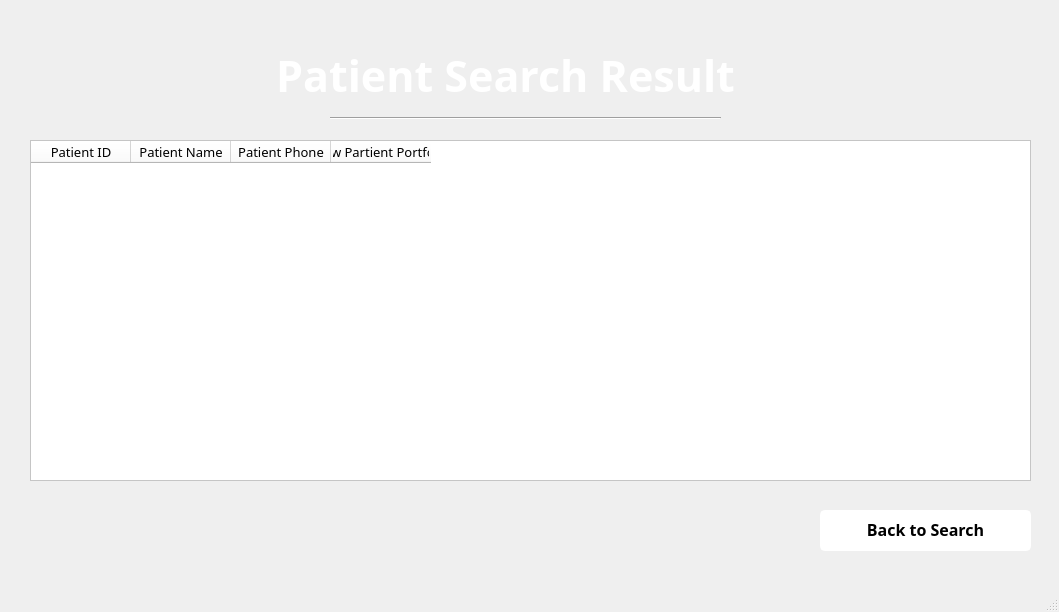
<?xml version="1.0" encoding="UTF-8"?>
<ui version="4.0">
 <class>MainWindow</class>
 <widget class="QMainWindow" name="MainWindow">
  <property name="geometry">
   <rect>
    <x>0</x>
    <y>0</y>
    <width>1059</width>
    <height>612</height>
   </rect>
  </property>
  <property name="windowTitle">
   <string>MainWindow</string>
  </property>
  <property name="styleSheet">
   <string notr="true"/>
  </property>
  <widget class="QWidget" name="centralwidget">
   <widget class="QLabel" name="label_3">
    <property name="geometry">
     <rect>
      <x>220</x>
      <y>40</y>
      <width>571</width>
      <height>71</height>
     </rect>
    </property>
    <property name="font">
     <font>
      <family>Raleway</family>
      <pointsize>32</pointsize>
      <weight>75</weight>
      <italic>false</italic>
      <bold>true</bold>
     </font>
    </property>
    <property name="styleSheet">
     <string notr="true">color: white;</string>
    </property>
    <property name="text">
     <string>Patient Search Result</string>
    </property>
    <property name="alignment">
     <set>Qt::AlignCenter</set>
    </property>
   </widget>
   <widget class="QLabel" name="login_heroImage">
    <property name="geometry">
     <rect>
      <x>0</x>
      <y>0</y>
      <width>1061</width>
      <height>600</height>
     </rect>
    </property>
    <property name="styleSheet">
     <string notr="true">background-image: url(:/Assets/assets/SearchResult.png);</string>
    </property>
    <property name="text">
     <string/>
    </property>
   </widget>
   <widget class="QTableWidget" name="borrowTable">
    <property name="geometry">
     <rect>
      <x>30</x>
      <y>140</y>
      <width>1001</width>
      <height>341</height>
     </rect>
    </property>
    <property name="styleSheet">
     <string notr="true">background-color: white;
color: black;</string>
    </property>
    <property name="frameShadow">
     <enum>QFrame::Sunken</enum>
    </property>
    <property name="midLineWidth">
     <number>0</number>
    </property>
    <property name="sizeAdjustPolicy">
     <enum>QAbstractScrollArea::AdjustIgnored</enum>
    </property>
    <property name="editTriggers">
     <set>QAbstractItemView::NoEditTriggers</set>
    </property>
    <property name="tabKeyNavigation">
     <bool>true</bool>
    </property>
    <property name="alternatingRowColors">
     <bool>false</bool>
    </property>
    <property name="selectionBehavior">
     <enum>QAbstractItemView::SelectRows</enum>
    </property>
    <property name="showGrid">
     <bool>true</bool>
    </property>
    <property name="gridStyle">
     <enum>Qt::SolidLine</enum>
    </property>
    <property name="sortingEnabled">
     <bool>false</bool>
    </property>
    <attribute name="horizontalHeaderCascadingSectionResizes">
     <bool>false</bool>
    </attribute>
    <attribute name="horizontalHeaderHighlightSections">
     <bool>true</bool>
    </attribute>
    <column>
     <property name="text">
      <string>Patient ID</string>
     </property>
     <property name="font">
      <font>
       <family>Raleway</family>
       <pointsize>10</pointsize>
      </font>
     </property>
     <property name="textAlignment">
      <set>AlignCenter</set>
     </property>
    </column>
    <column>
     <property name="text">
      <string>Patient Name</string>
     </property>
     <property name="font">
      <font>
       <family>Raleway</family>
       <pointsize>10</pointsize>
      </font>
     </property>
     <property name="textAlignment">
      <set>AlignCenter</set>
     </property>
    </column>
    <column>
     <property name="text">
      <string>Patient Phone</string>
     </property>
     <property name="font">
      <font>
       <family>Raleway</family>
       <pointsize>10</pointsize>
      </font>
     </property>
     <property name="textAlignment">
      <set>AlignCenter</set>
     </property>
    </column>
    <column>
     <property name="text">
      <string>View Partient Portfolio</string>
     </property>
     <property name="font">
      <font>
       <family>Raleway</family>
       <pointsize>10</pointsize>
      </font>
     </property>
     <property name="textAlignment">
      <set>AlignCenter</set>
     </property>
    </column>
   </widget>
   <widget class="Line" name="line_2">
    <property name="geometry">
     <rect>
      <x>330</x>
      <y>110</y>
      <width>391</width>
      <height>16</height>
     </rect>
    </property>
    <property name="orientation">
     <enum>Qt::Horizontal</enum>
    </property>
   </widget>
   <widget class="QPushButton" name="reservation_cancelReservation">
    <property name="geometry">
     <rect>
      <x>820</x>
      <y>510</y>
      <width>211</width>
      <height>41</height>
     </rect>
    </property>
    <property name="font">
     <font>
      <family>Raleway</family>
      <pointsize>12</pointsize>
      <weight>75</weight>
      <bold>true</bold>
     </font>
    </property>
    <property name="styleSheet">
     <string notr="true">border: 2px solid white;
border-radius: 5px;
background-color: white;
color: black;
font-weight: bold;
padding-bottom: 2px;
</string>
    </property>
    <property name="text">
     <string>Back to Search</string>
    </property>
   </widget>
   <zorder>login_heroImage</zorder>
   <zorder>label_3</zorder>
   <zorder>borrowTable</zorder>
   <zorder>line_2</zorder>
   <zorder>reservation_cancelReservation</zorder>
  </widget>
  <widget class="QStatusBar" name="statusbar"/>
 </widget>
 <resources>
  <include location="background_image.qrc"/>
 </resources>
 <connections/>
</ui>
